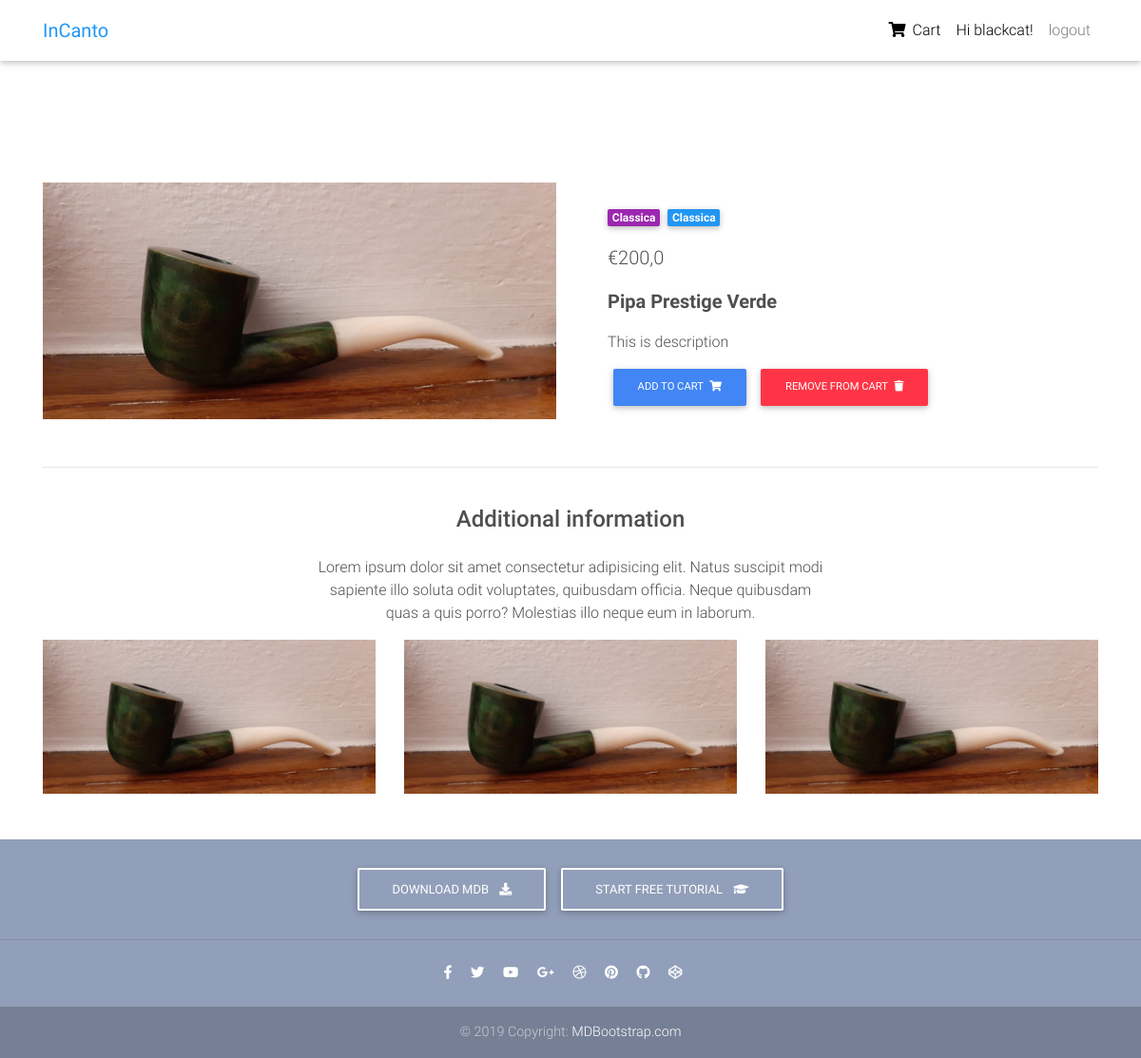
The page /product/1/ (signed in) on the database its author committed.
### core/models.py (models this page shows, shortened)
class Item(models.Model) :
    item_name = models.CharField(max_length=100)
    price = models.FloatField()
    discount_price = models.FloatField(blank=True, null=True)
    category = models.CharField(choices=CATEGORY, max_length=2)
    label = models.CharField(choices=LABEL, max_length=2)
    description = models.TextField()
    immagine = models.CharField(max_length=100)
    price = models.FloatField()
    def get_add_to_cart_url(self) :
        return reverse("core:add-to-cart", kwargs={
            "pk" : self.pk
        })
    def get_remove_from_cart_url(self) :
        return reverse("core:remove-from-cart", kwargs={
            "pk" : self.pk
        })

### core/views.py (the view)
# urls.py: path('product/<pk>/', ProductView.as_view(), name='product'),
class ProductView(DetailView) :
    model = Item
    template_name = "product.html"

### core/templatetags/cart_template_tags.py (called while the page is built)
@register.filter
def cart_item_count(user) :
    if user.is_authenticated :
        qs = Order.objects.filter(user=user, ordered=False)
        if qs.exists() :
            return qs[0].items.count()
    return 0

### templates/product.html (shortened to what this page needs)
{% extends 'base.html' %}
{% block content %}
{% load static %}
  <main class="mt-5 pt-4">
    <div class="container dark-grey-text mt-5">
      <div class="row wow fadeIn">
        <div class="col-md-6 mb-4">
          <img src="{% static 'img/'   %}{{item.immagine}}" class="img-fluid" alt="">
        </div>
        <div class="col-md-6 mb-4">
          <div class="p-4">
            <div class="mb-3">
              <a href="">
                <span class="badge purple mr-1">{{ object.get_category_display }}</span>
              </a>
              <a href="">
                <span class="badge blue mr-1">{{ object.get_label_display }}</span>
              </a>
            </div>
            <p class="lead">
            {% if object.discount_price %}
              <span class="mr-1">
              <del>€{{ object.price }}</del>
              </span>
              <span>€{{ object.discount_price }}</span>
            {% else %}
             <span>€{{ item.price }}</span>
            {% endif %}
            </p>
            <p class="lead font-weight-bold">{{ object.item_name }}</p>
            <p>{{ object.description }}</p>
            <a href="{{ object.get_add_to_cart_url }}" class="btn btn-primary btn-md my-0 p" >Add to cart
                <i class="fas fa-shopping-cart ml-1"></i>
            </a>
            <a href="{{ object.get_remove_from_cart_url }}" class="btn btn-danger btn-md my-0 p" >Remove From cart
                <i class="fas fa-trash ml-1"></i>
            </a>
          </div>
        </div>
      </div>
      <hr>
      <div class="row d-flex justify-content-center wow fadeIn">
        <div class="col-md-6 text-center">
          <h4 class="my-4 h4">Additional information</h4>
          <p>Lorem ipsum dolor sit amet consectetur adipisicing elit. Natus suscipit modi sapiente illo soluta odit
            voluptates,
            quibusdam officia. Neque quibusdam quas a quis porro? Molestias illo neque eum in laborum.</p>
        </div>
      </div>
      <div class="row wow fadeIn">
        <div class="col-lg-4 col-md-12 mb-4">
          <img src="{% static 'img/'   %}{{item.immagine}}" class="img-fluid" alt="">
        </div>
        <div class="col-lg-4 col-md-6 mb-4">
          <img src="{% static 'img/'   %}{{item.immagine}}" class="img-fluid" alt="">
        </div>
        <div class="col-lg-4 col-md-6 mb-4">
          <img src="{% static 'img/'   %}{{item.immagine}}" class="img-fluid" alt="">
        </div>
      </div>
    </div>
  </main>
{% endblock content %}

### templates/base.html (shortened to what this page needs)
{% load static %}
{% load cart_template_tags %}
<!DOCTYPE html>
<html lang="en">
<head>
  <link rel="stylesheet" href="https://use.fontawesome.com/releases/v5.11.2/css/all.css">
  <link href="{% static 'css/bootstrap.min.css' %}" rel="stylesheet">
  <link href="{% static 'css/mdb.min.css' %}" rel="stylesheet">
  <link href=" {% static 'css/style.min.css' %}" rel="stylesheet">
</head>
<body>
  <nav class="navbar fixed-top navbar-expand-lg navbar-light white scrolling-navbar">
    <div class="container">
      <a class="navbar-brand waves-effect" href="/">
        <strong class="blue-text">InCanto</strong>
      </a>
      <div class="collapse navbar-collapse" id="navbarSupportedContent">
        <ul class="navbar-nav nav-flex-icons">
            {% if user.is_authenticated %}
            <li class="nav-item">
                <a class="nav-link waves-effect">
                <i class="fas fa-shopping-cart"></i>
                <span class="clearfix d-none d-sm-inline-block"> Cart </span>
                </a>
            </li>
            <li class="nav-item">
                 <a class="nav-link waves-effect">
                Hi {{ user.username }}!
                </a>
            </li>
                <a class="nav-link waves-effect" href="{% url 'logout' %}"> logout</a>
            {% else %}
             </li class="nav-item">
                <a class="nav-link waves-effect" href="{% url 'login' %}"> login</a>
            </li>
            {% endif %}
        </ul>
      </div>
    </div>
  </nav>
  <div class="mt-5 pt-4">
    </div>
    {% block content %}
    {% endblock content %}
    {% include "footer.html" %}
</body>
</html>

### templates/base.html (style rules this page uses)
html, body, header, .carousel { height: 60vh; }

### rows shown on the page
Item: immagine (picture), category "Classica", label "Classica", price "200,0", item_name "Pipa Prestige Verde", description "This is description"

### other values the page prints
{{ user.username }} "blackcat"
